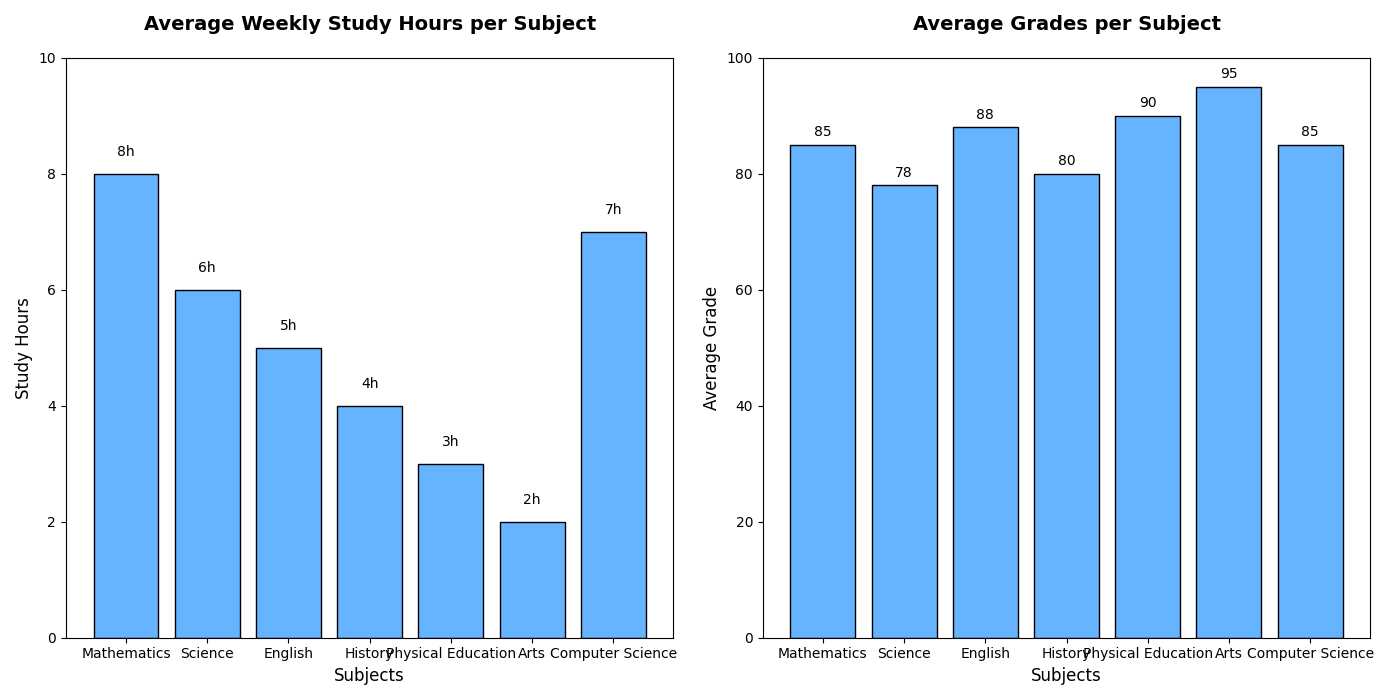

Here is the Python script that generated this plot:
import matplotlib.pyplot as plt
import numpy as np

# Define the data
subjects = ['Mathematics', 'Science', 'English', 'History', 'Physical Education', 'Arts', 'Computer Science']
study_hours = [8, 6, 5, 4, 3, 2, 7]
average_grades = [85, 78, 88, 80, 90, 95, 85]

# Single color for all bars
single_color = '#66B3FF'

# Create a figure with two subplots
fig, (ax1, ax2) = plt.subplots(1, 2, figsize=(14, 7))

# First subplot: Bar chart for study hours
ax1.bar(subjects, study_hours, color=single_color, edgecolor='black')
ax1.set_title("Average Weekly Study Hours per Subject", fontsize=14, fontweight='bold', pad=20)
ax1.set_xlabel("Subjects", fontsize=12)
ax1.set_ylabel("Study Hours", fontsize=12)
ax1.set_ylim(0, max(study_hours) + 2)

# Display study hours values on top of the bars
for idx, value in enumerate(study_hours):
    ax1.text(idx, value + 0.3, f'{value}h', ha='center', fontsize=10, color='black')

# Second subplot: Bar chart for average grades
ax2.bar(subjects, average_grades, color=single_color, edgecolor='black')
ax2.set_title("Average Grades per Subject", fontsize=14, fontweight='bold', pad=20)
ax2.set_xlabel("Subjects", fontsize=12)
ax2.set_ylabel("Average Grade", fontsize=12)
ax2.set_ylim(0, 100)

# Display average grade values on top of the bars
for idx, value in enumerate(average_grades):
    ax2.text(idx, value + 1.5, f'{value}', ha='center', fontsize=10, color='black')

# Adjust layout
plt.tight_layout()

# Display the plot
plt.show()
